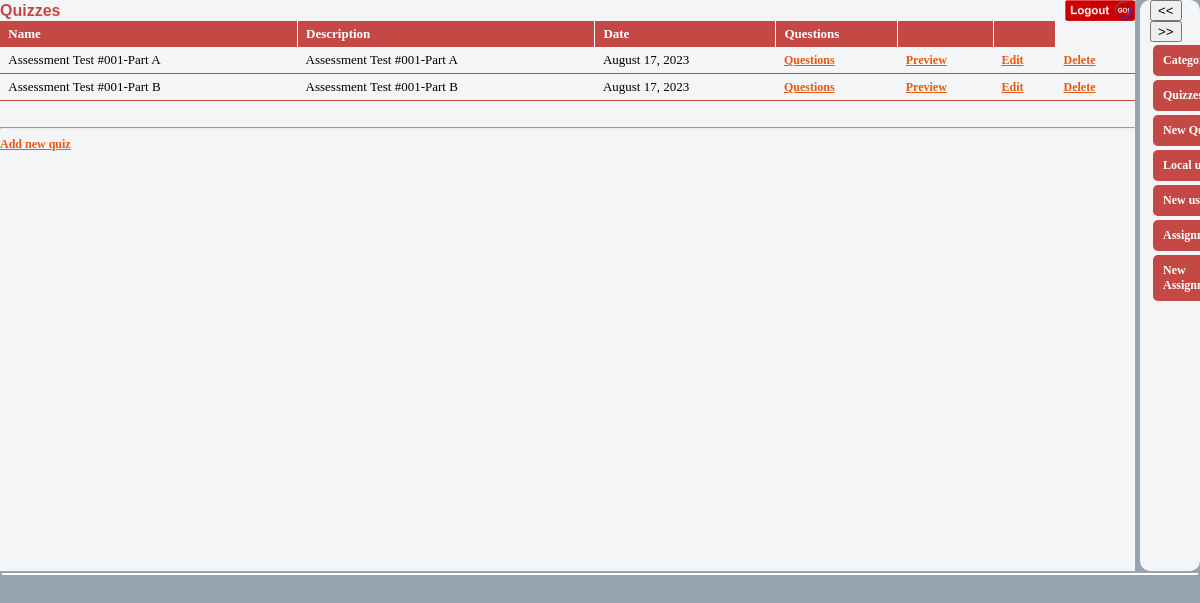
/app/src/admin/index.php?module=quizzes (signed in), run on the app's committed database.
### tables this page shows
CREATE TABLE `quizzes` (
  `id` int(11) NOT NULL AUTO_INCREMENT,
  `cat_id` int(11) NOT NULL,
  `quiz_name` varchar(500) NOT NULL,
  `quiz_desc` varchar(500) NOT NULL,
  `added_date` datetime NOT NULL,
  `parent_id` int(11) NOT NULL,
  `show_intro` int(11) NOT NULL,
  `intro_text` varchar(3850) DEFAULT NULL,
  PRIMARY KEY (`id`)
);

### app/src/admin/modules/quizzes.php (called while the page is built, shortened)
<?php
    require "grid.php";
    $hedaers = array("Name", "Description", "Date","Questions","&nbsp;","&nbsp;");
    $columns = array("quiz_name"=>"text", "quiz_desc"=>"text","added_date"=>"short date");
    $grd = new grid($hedaers,$columns, "index.php?module=quizzes");
    $grd->edit_link="index.php?module=add_edit_quiz";
    $grd->id_links=(array("Questions"=>"?module=questions","Preview"=>"?module=disp_questions"));
    $grd->id_link_key="quiz_id";
    $query = quizDB::GetQuizQuery();
    $grd->DrowTable($query);
?>

### app/src/admin/db/mysql2.php (called while the page is built, shortened)
<?php
class db
{
    public static function exec_sql($query)
    {
	$link=mysqli_connect(SQL_IP, SQL_USER, SQL_PWD,SQL_DATABASE) or die(db::error($link));
	$results=mysqli_query($link,$query) or die(db::myerror($link,$query));
	return $results;
    }
}
?>

### app/src/admin/grid.php (the view, shortened to what this page needs)
<?php
    class grid
    {
        var $id_column = "id";
        var $page_name = "";
        var $grid_control_name ="div_grid";
        var $table = "<table border=1 class=tblGrid>";
        var $edit_attr="";
        var $edit_text = "Edit";
        var $edit_link ="";
        var $delete_text = "Delete";
        var $checkbox = false;
        var $id_links ;
        var $id_link_key="id";
        var $message = 'Are you sure ?';
        var $_columns ;
        var $identity = "";
        var $process_html_command="";
        public function grid($headers, $columns, $page)
        {
            $this->_columns = $columns;
            $this->page_name= $page;
            $this->table.="<tr class=c_list_head>";
            foreach($headers as $header)
            {
                $this->table.="<td>&nbsp;".$header."</td>";
            }
            $this->table.="</tr>";
        }
        public function DrowTable($query)
        {
            $rows = db::exec_sql($query);
            while($row=db::fetch($rows))
            {
                $this->table.="<tr class=c_list_item>";
                foreach($this->_columns as $key=>$value)
                {
                    $this->table.="<td>&nbsp;".trim(strip_tags($this->FormatColumn($value,$row[$key])))."&nbsp;</td>";
                }
                $this->AddIdLinks($row);
                $this->ProcessEdit($row);
                $this->ProcessDelete($row);
               $this->table.="</tr>";
            }
            $this->table.="</table>";
        }
        private function FormatColumn($format , $results)
        {
            if($format=="short date")
            {
                $results = date('F d, Y ', strtotime($results));
            }
            return $results;
        }
        public function DrowJs()
        {
            $this->table.="<input type=hidden id=hdnEventArgs /><input type=hidden id=hdnEventMode />";
        }
        private function ProcessEdit($row)
        {
            $edit_attr= $this->edit_attr;
            $edit_link = "<a $edit_attr href='".$this->edit_link."&id=".$row[$this->id_column]."'>$this->edit_text</a>";
            $this->table.="<td>&nbsp;$edit_link</td>";
        }
        private function ProcessDelete($row)
        {
            $id = $this->id_column;
            $this->table.="<td>&nbsp;<a href='javascript:jsProcessDelete(\"$this->message\",$row[$id], \"$this->page_name\", \"$this->grid_control_name\" )'>$this->delete_text</a></td>";
        }
        private function ProcessHTML($row)
        {
            if($this->process_html_command=="") return ;
            $process_html_command = $this->process_html_command;
            $this->table.=$process_html_command($row);
        }
        private function AddCheckbox($row)
        {
            if(!$this->checkbox) return ;
            $checked = "";
            $identity =$this->identity;
            $this->table.="<td><input $checked type=checkbox name=chkgrd".$identity."[] value=".$row[$this->id_column]." /></td>";
        }
        private function AddIdLinks($row)
        {
            foreach($this->id_links as $key=>$value)
            {
                 $this->table.="<td>&nbsp;<a href='$value&".$this->id_link_key."=".$row[$this->id_column]."'>$key</a></td>";
            }
        }
    }
?>

### app/src/admin/style/index.css (style rules this page uses)
BODY { PADDING-RIGHT: 0px; PADDING-LEFT: 0px; font-size : 11px; PADDING-BOTTOM: 0px; MARGIN: 0px; PADDING-TOP: 0px; FONT-FAMILY: Arial, Helvetica, Verdana, sans-serif }
a { color:#E75A12; font-size : 12px; font-family:tahoma; font-weight : bold; }

### app/src/admin/style/grid.css (style rules this page uses)
.c_list_head { color:#7D848C; font-size : 13px; font-family:tahoma; font-weight : bold; padding:5px; }
.c_list_head td { padding:5px; color:#ffffff; background-color:#c44844; border-top:none; border-left:none; border-right:1px solid #ffffff; border-bottom:none; }
.c_list_item { color:black; font-size : 13px; font-family:tahoma; }
.c_list_item td { padding:5px; border-top:none; border-left:none; border-right:none; border-bottom:1px solid #c44844; }
.tblGrid { scope:col; width: 100%; border-top:none; border-left:none; border-right:none; border-bottom:1px solid #c44844; border-collapse:collapse; }

### data on the page
quizzes: quiz_name "Assessment Test #001-Part A Assessment Test #001-Part A August 17, 2023"
quizzes: quiz_name "Assessment Test #001-Part B Assessment Test #001-Part B August 17, 2023"

### other printed values
desc_func() "Quizzes"
$header "Name Description Date Questions"
$key "Questions Preview Questions Preview"
$this->edit_text "Edit Edit"
$this->delete_text "Delete Delete"
$row['module_name'] "New…"
$row['module_name'] "Local…"
